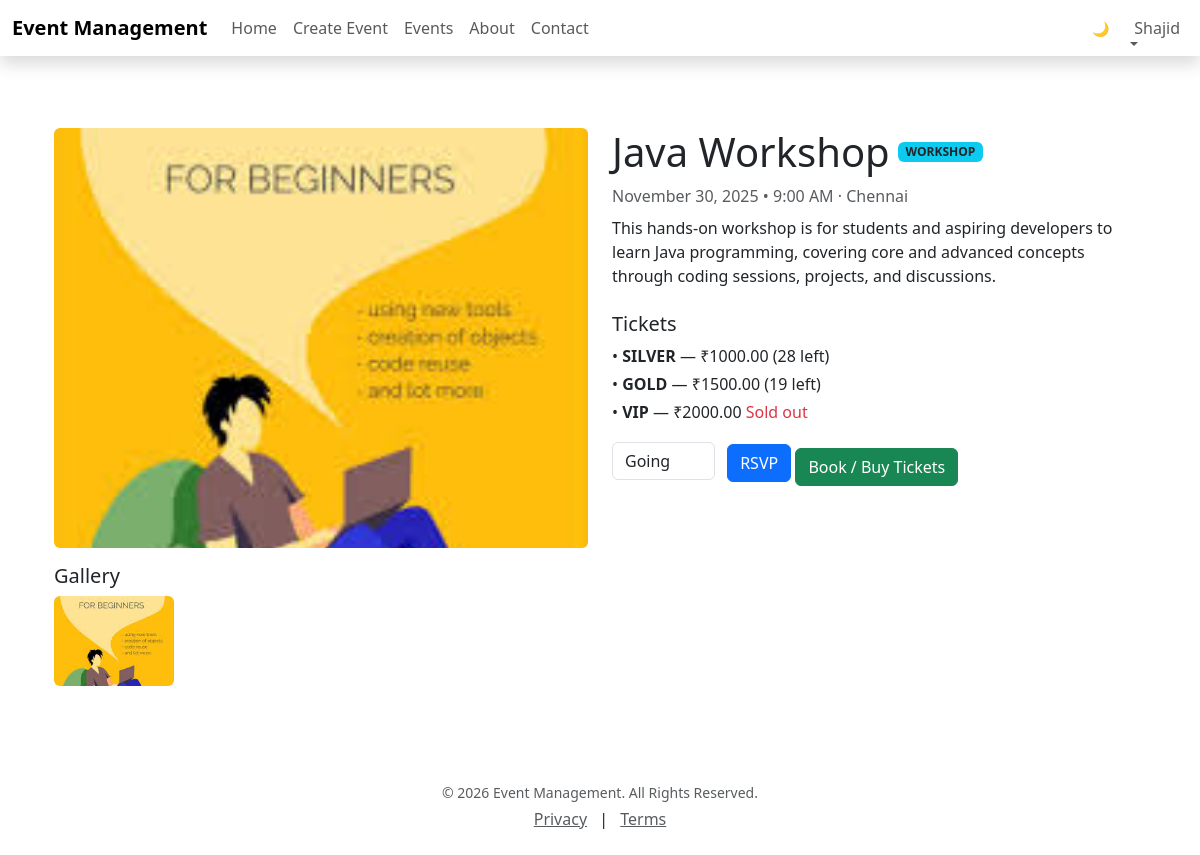
/event/10/ (signed in), run on the app's committed database.
### myapp08/models.py (models this page shows, shortened)
class Event(models.Model):
    organizer = models.ForeignKey(settings.AUTH_USER_MODEL, on_delete=models.CASCADE)
    title      = models.CharField(max_length=200)
    description = models.TextField(blank=True)
    date       = models.DateField()
    time       = models.TimeField(null=True, blank=True)
    location   = models.CharField(max_length=255)
    image      = models.ImageField(upload_to="events/cover/", null=True, blank=True)
    category   = models.ForeignKey(EventCategory, on_delete=models.SET_NULL, null=True, blank=True)

class EventMedia(models.Model):
    event = models.ForeignKey(Event, on_delete=models.CASCADE, related_name="media")
    type = models.CharField(max_length=10, choices=MEDIA_TYPE_CHOICES, default="image")
    file = models.FileField(upload_to=event_media_upload_path, null=True, blank=True)
    url  = models.URLField(blank=True)
    caption = models.CharField(max_length=200, blank=True)

class EventCategory(models.Model):
    name = models.CharField(max_length=60, unique=True)
    class Meta:
        verbose_name_plural = "Event categories"

class TicketTier(models.Model):
    event = models.ForeignKey(Event, on_delete=models.CASCADE, related_name="tiers")
    name  = models.CharField(max_length=50)
    price = models.DecimalField(max_digits=10, decimal_places=2, validators=[MinValueValidator(0)])
    capacity = models.PositiveIntegerField(default=0)
    sold     = models.PositiveIntegerField(default=0)
    class Meta:
        unique_together = ("event", "name")
        ordering = ["price"]
    @property
    def available(self):
        return max(self.capacity - self.sold, 0)

### myapp08/views.py (the view)
# urls.py: path('event/<int:pk>/', views.event_detail, name='event_detail'),
def event_detail(request, pk):
    event = get_object_or_404(Event, pk=pk)
    rsvp_status = None
    tiers = event.tiers.all().order_by('price')
    schedule_items = event.schedule_items.all()
    media = event.media.all()
    is_past = _event_is_past(event)
    if request.user.is_authenticated:
        rsvp = RSVP.objects.filter(user=request.user, event=event).first()
        if rsvp:
            rsvp_status = rsvp.status
    ctx = {
        'event': event,
        'rsvp_status': rsvp_status,
        'tiers': tiers,
        'schedule_items': schedule_items,
        'media_items': media,
        'is_past': is_past,
    }
    return render(request, 'event_detail.html', ctx)

### myapp08/views.py (called while the page is built)
def _event_is_past(event) -> bool:
    today = timezone.localdate()
    now_t = timezone.localtime().time()
    if event.date < today:
        return True
    if event.date == today and event.time and event.time < now_t:
        return True
    return False

### templates/event_detail.html (shortened to what this page needs)
{% extends 'base.html' %}
{% load static %}
{% block content %}
<div class="container my-5">
  <div class="row g-4">
    <div class="col-md-6">
      {% if event.image %}
        <img src="{{ event.image.url }}" class="img-fluid rounded w-100" alt="{{ event.title }}" style="max-height:420px;object-fit:cover;">
      {% endif %}
      {% if media_items %}
        <div class="mt-3">
          <h5>Gallery</h5>
          <div class="d-flex flex-wrap gap-2">
            {% for m in media_items %}
              {% if m.type == 'image' or m.type == 'flyer' %}
                {% if m.file %}
                  <a href="{{ m.file.url }}" target="_blank">
                    <img src="{{ m.file.url }}" class="rounded" style="height:90px;width:120px;object-fit:cover;" alt="{{ m.caption }}">
                  </a>
                {% endif %}
              {% elif m.type == 'video' %}
                {% if m.url %}
                  <a href="{{ m.url }}" target="_blank" class="btn btn-sm btn-outline-primary">
                    {{ m.caption|default:"Video Link" }}
                  </a>
                {% endif %}
              {% endif %}
            {% endfor %}
          </div>
        </div>
      {% endif %}
    </div>
    <div class="col-md-6">
      <div class="d-flex align-items-center gap-2 mb-2">
        <h1 class="mb-0">{{ event.title }}</h1>
        {% if event.category %}
          <span class="badge bg-info text-dark">{{ event.category.name }}</span>
        {% endif %}
      </div>
      <p class="text-muted mb-2">
        {{ event.date|date:"F j, Y" }}
        {% if event.time %} • {{ event.time|time:"g:i A" }}{% endif %}
        · {{ event.location }}
      </p>
      {% if event.description %}
        <p>{{ event.description|linebreaksbr }}</p>
      {% endif %}
      {% if tiers %}
        <h5 class="mt-4">Tickets</h5>
        <ul class="list-unstyled">
          {% for t in tiers %}
            <li class="mb-1">
              • <strong>{{ t.name }}</strong> — ₹{{ t.price }}
              {% if t.available > 0 %}
                ({{ t.available }} left)
              {% else %}
                <span class="text-danger">Sold out</span>
              {% endif %}
            </li>
          {% endfor %}
        </ul>
      {% else %}
        <p class="text-muted">No ticket tiers set for this event yet.</p>
      {% endif %}
      {% if user.is_authenticated %}
        <form method="post" action="{% url 'rsvp_event' event.pk %}" class="d-inline">
          <select name="status" class="form-control d-inline w-auto">
            <option value="going" {% if rsvp_status == 'going' %}selected{% endif %}>Going</option>
          </select>
          <button type="submit" class="btn btn-primary ms-2">RSVP</button>
        </form>
        <a href="{% url 'book_event' event.pk %}" class="btn btn-success mt-2">Book / Buy Tickets</a>
      {% else %}
        <a href="{% url 'login' %}" class="btn btn-warning">Log in to RSVP or Book</a>
      {% endif %}
    </div>
  </div>
</div>
{% endblock %}

### templates/base.html (shortened to what this page needs)
{% load static %}
<!DOCTYPE html>
<html lang="en" id="htmlRoot" data-bs-theme="light">
<head>
  <link href="https://cdn.jsdelivr.net/npm/bootstrap@5.3.3/dist/css/bootstrap.min.css" rel="stylesheet">
  <link href="{% static 'css/styles.css' %}" rel="stylesheet">
</head>
<body class="d-flex flex-column min-vh-100 page-bg-overlay">
  <nav class="navbar navbar-expand-lg shadow sticky-top nav-hover theme-navbar">
  <div class="container-fluid">
    <a class="navbar-brand fw-bold" href="{% url 'event_list' %}">Event Management</a>
    <div class="collapse navbar-collapse" id="navbarNavAltMarkup">
      <div class="navbar-nav me-auto">
        <a class="nav-link nav-text" href="{% url 'home' %}">Home</a>
        {% if user.is_authenticated %}
          <a class="nav-link nav-text" href="{% url 'event_create' %}">Create Event</a>
        {% endif %}
        <a class="nav-link nav-text" href="{% url 'event_list' %}">Events</a>
        <a class="nav-link nav-text" href="{% url 'about' %}">About</a>
        <a class="nav-link nav-text" href="{% url 'contact' %}">Contact</a>
      </div>
      <div class="navbar-nav align-items-center gap-2">
        <button id="themeToggle" class="btn btn-sm theme-toggle-btn" type="button">
          🌙
        </button>
        {% if user.is_authenticated %}
        <li class="nav-item dropdown">
          <a class="nav-link dropdown-toggle nav-text" href="#" id="userDropdown"
             data-bs-toggle="dropdown">
            {{ user.username }}
          </a>
        </li>
        {% else %}
          <a class="btn btn-success btn-sm" href="{% url 'login' %}">Login</a>
          <a class="btn btn-light btn-sm" href="{% url 'signup' %}">Sign Up</a>
        {% endif %}
      </div>
    </div>
  </div>
</nav>
  <main class="flex-shrink-0">
    <div class="container py-4">
      {% block content %}{% endblock %}
    </div>
  </main>
  <footer class="footer mt-auto py-4">
    <div class="container text-center">
      <p class="mb-1 text-muted small">© {% now "Y" %} Event Management. All Rights Reserved.</p>
      <div>
        <a href="{% url 'contact' %}" class="text-muted me-2">Privacy</a> |
        <a href="{% url 'contact' %}" class="text-muted ms-2">Terms</a>
      </div>
    </div>
  </footer>
</body>
</html>

### static/css/styles.css (style rules this page uses)
.navbar .nav-link { position: relative; font-weight: 500; }
.navbar .nav-link::after { content: ""; position: absolute; left: 0; bottom: 2px; width: 0%; height: 2px; background: white; transition: width 0.3s; }

### templates/base.html (style rules this page uses)
.page-bg-overlay { position: relative; z-index: 0; }

### data on the page
Event: image (picture), title "Java Workshop", category.name "WORKSHOP", date "November 30, 2025", time "9:00 AM", location "Chennai", description "This hands-on workshop is for students and aspiring developers to learn Java programming, covering core and advanced concepts through coding sessions, projects, and discussions."
EventMedia: file (picture)
TicketTier: name "SILVER", price "1000.00", available "28"
TicketTier: name "GOLD", price "1500.00", available "19"
TicketTier: name "VIP", price "2000.00", capacity "Sold out"

### other printed values
{{ user.username }} "Shajid"
